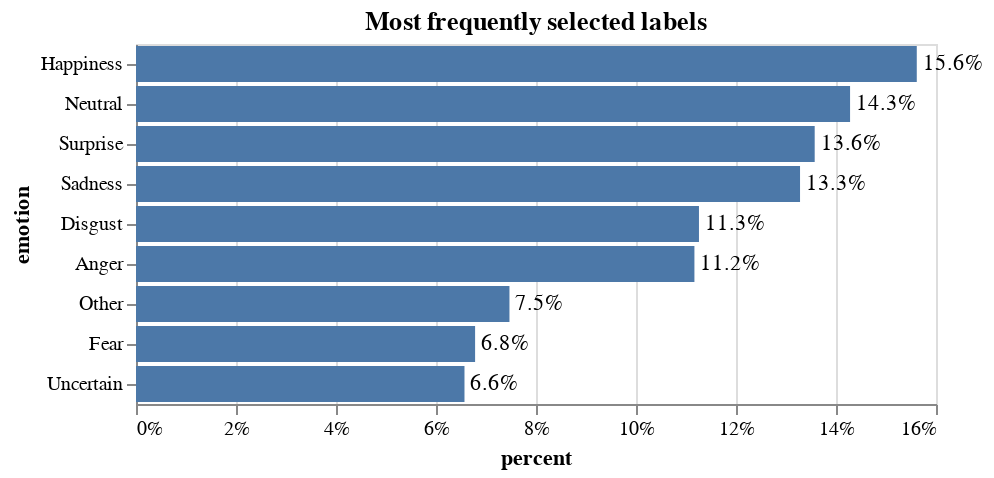

The cell this chart's notebook holds for it:
### Code cell
df_emo_overall = count_freq_labels(df_emo_answers) # 
simple_per_bar(df_emo_overall, title='Most frequently selected labels')

### Figure 1 — Vega-Lite specification as saved in the notebook (floating-point values rounded to 4 significant figures)
{"config": {"view": {"continuousWidth": 400, "continuousHeight": 300}}, "layer": [{"mark": "bar", "encoding": {"x": {"type": "quantitative", "axis": {"format": ".0%"}, "field": "percent"}, "y": {"type": "nominal", "field": "emotion", "sort": "-x"}}, "title": "Most frequently selected labels"}, {"mark": {"type": "text", "align": "left", "baseline": "middle", "dx": 3}, "encoding": {"text": {"type": "quantitative", "field": "percent", "format": ".1%"}, "x": {"type": "quantitative", "axis": {"format": ".0%"}, "field": "percent"}, "y": {"type": "nominal", "field": "emotion", "sort": "-x"}}, "title": "Most frequently selected labels"}], "data": {"name": "data-005428293baed6b7594144299f5282b7"}, "$schema": "https://vega.github.io/schema/vega-lite/v4.8.1.json", "datasets": {"data-005428293baed6b7594144299f5282b7": [{"counts": 1545, "emotion": "Happiness", "percent": 0.1562}, {"counts": 1413, "emotion": "Neutral", "percent": 0.1428}, {"counts": 1343, "emotion": "Surprise", "percent": 0.1357}, {"counts": 1314, "emotion": "Sadness", "percent": 0.1328}, {"counts": 1114, "emotion": "Disgust", "percent": 0.1126}, {"counts": 1105, "emotion": "Anger", "percent": 0.1117}, {"counts": 739, "emotion": "Other", "percent": 0.07469}, {"counts": 671, "emotion": "Fear", "percent": 0.06782}, {"counts": 650, "emotion": "Uncertain", "percent": 0.0657}]}}
